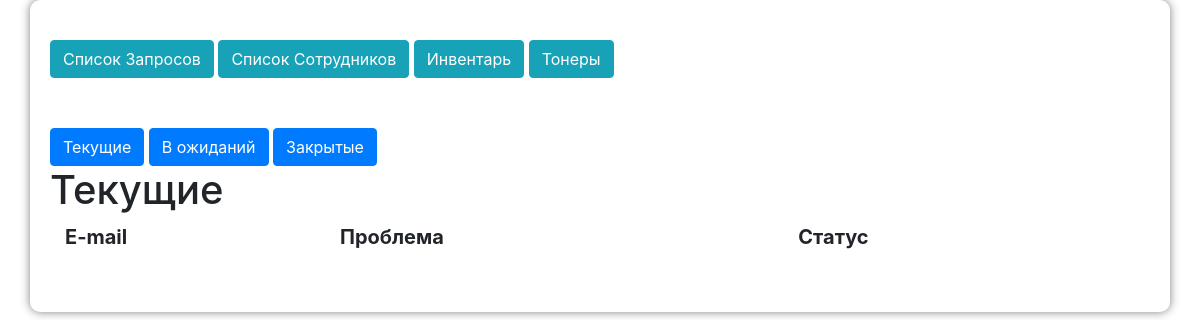
The page /zapros_list (signed in) on the database as committed earlier.
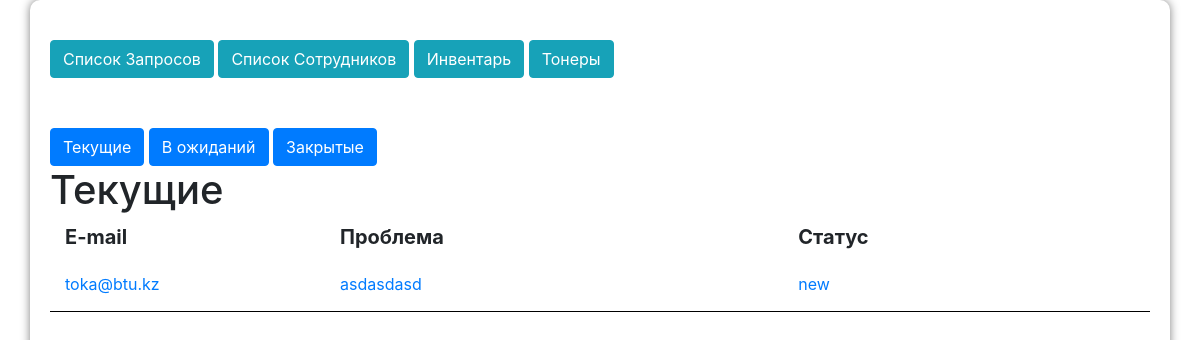
The same page on the database as committed later.
### blog/models.py (models this page shows, shortened)
class Zapros(models.Model):
    name = models.CharField('Почта',max_length=200, default='')
    problem = models.TextField('Опишите проблему',max_length=200, default='')
    unique_id = get_random_string(length=32)
    verification = models.CharField(unique_id, max_length=200, default = unique_id)
    status = models.CharField('Статус', max_length=200, default = 'new')
    def __str__(self):
        return self.name

### blog/views.py (the view)
# urls.py: path('zapros_list', views.zapros_list, name='zapros_list'),
def zapros_list(request):
    zaprosy = Zapros.objects.order_by('name')
    finisheds = Finished.objects.order_by('name')
    context = {
        'zaprosy': zaprosy,
        'finisheds': finisheds
    }
    return render(request, 'blog/zapros_list.html', context)

### blog/templates/blog/zapros_list.html (shortened to what this page needs)
{% extends 'blog/base.html' %}
{% block content %}
    {% if user.is_authenticated %}
        <div class="zapros_main">
            <div class="choices">
                <button class="btn btn-primary" id='1' onclick="zapros_choice(this.id)">Текущие</button>
                <button class="btn btn-primary" id='2' onclick="zapros_choice(this.id)">В ожиданий</button>
                <button class="btn btn-primary" id='3' onclick="zapros_choice(this.id)">Закрытые</button>
            </div>
            <div class="list zapros_list" id="list1">
                <h1>Текущие</h1>
                <div class="row">
                    <div class="col-md-3 title">E-mail</div>
                    <div class="col-md-5 title">Проблема</div>
                    <div class="col-md-2 title">Статус</div>
                </div>
                {% for zapros in zaprosy %}
                    {% if zapros.status == 'new' %}
                        <div class="row zapros">
                            <a href="{% url 'zapros_detail' zapros.pk %}">
                                <div class="row">
                                    <div class="col-md-3">{{ zapros }}</div>
                                    <div class="col-md-5">{{ zapros.problem }}</div>
                                    <div class="col-md-2">{{ zapros.status }}</div>
                                </div>
                            </a>
                            <br>
                        </div>
                    {% endif %}
                {% endfor %}
            </div>
        </div>
    {% endif %}
    {% endblock %}

Rows that differ between the two databases and show on the page:
added Zapros: name "toka@btu.kz", problem "asdasdasd", status "new"
